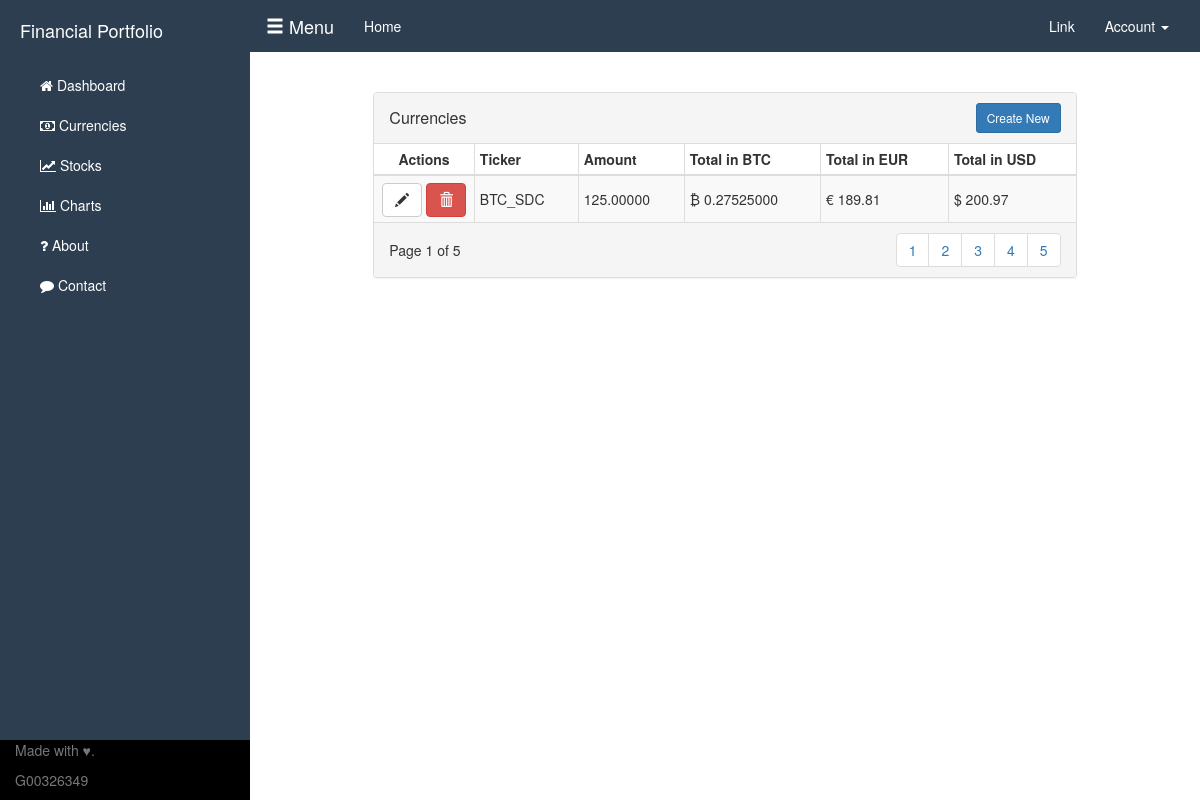
Page /currencies (signed in) on the committed database.
### altcoinapi.py (models this page shows)
class UserCurrency(db.Model, UserMixin):
    __tablename__ = "users_cur"
    trans_id = db.Column(db.Integer, primary_key=True, index=True)
    id=db.Column(db.Integer)
    amount = db.Column(db.Numeric())
    ticker = db.Column(db.String(255))
    priceInBTC = db.Column(db.Numeric())
    priceInUSD = db.Column(db.Numeric())
    priceInEUR = db.Column(db.Numeric())
    priceInCHY = db.Column(db.Numeric())
    last = db.Column(db.String(255))
    ask = db.Column(db.String(255))
    bid = db.Column(db.String(255))
    timestamp = db.Column(db.DateTime())
    index = index_property('id', 'index')

### altcoinapi.py (the view)
@app.route('/currencies')
@login_required
def currencies():
    Currencies = UserCurrency.query.filter_by(id=current_user.id).all()
    print(Currencies)
    return render_template("currencies.html", Currencies=Currencies)

### templates/currencies.html (shortened to what this page needs)
{% extends "index.html" %} {% block title %}Currencies{% endblock %} {% block head %} {{ super() }}
{% endblock %} {% block content %}
<div class="col-md-10 col-md-offset-1">
    <div class="panel panel-default panel-table">
        <div class="panel-heading">
            <div class="row">
                <div class="col col-xs-6">
                    <h3 class="panel-title">Currencies</h3>
                </div>
                <div class="col col-xs-6 text-right">
                    <button type="button" class="btn btn-sm btn-primary btn-create" data-toggle="modal" data-target="#myModal">Create New</button>
                </div>
            </div>
        </div>
        <div class="panel-body">
            <div id="no-more-tables">
                <table class="col-md-12 table-bordered table-striped table-condensed cf">
                    {% if Currencies|length
                    < 1 %} <thead>
                        <th>Looks like you dont have anything here! Click the button to add a new asset! &#9757;</th>
                        </thead>
                </table>
                {% else %}
                <thead class="cf">
                    <tr>
                        <th>Actions</th>
                        <th>Ticker</th>
                        <th class="numeric">Amount</th>
                        <th class="numeric">Total in BTC</th>
                        <th class="numeric">Total in EUR</th>
                        <th class="numeric">Total in USD</th>
                    </tr>
                </thead>
                <tbody>
                    {% for thing in Currencies %}
                    <tr>
                        <td align="center">
                            <a class="btn btn-default" ><span class="glyphicon glyphicon-pencil"> </span></a>
                            <a class="btn btn-danger" href=="{{url_for('deleteentry', ticker=thing.ticker)}}"><span class="glyphicon glyphicon-trash"></span></a>
                        </td>
                        <td data-title="Ticker">{{ thing.ticker }}</td>
                        <td data-title="Amount" class="numeric">{{'%0.5f'% thing.amount |float}}</td>
                        <td data-title="Total in BTC" class="numeric">&#8383; {{'%0.8f'% thing.priceInBTC }}</td>
                        <td data-title="Total in EUR" class="numeric">&#128; {{'%0.2f'% thing.priceInEUR| float }}</td>
                        <td data-title="Total in USD" class="numeric">&#36; {{'%0.2f'%thing.priceInUSD|float }}</td>
                    </tr>
                    {% endfor %}
                </tbody>
                {% endif %}
                </table>
            </div>
        </div>
        <div class="panel-footer">
            <div class="row">
                <div class="col col-xs-4">Page 1 of 5
                </div>
                <div class="col col-xs-8">
                    <ul class="pagination hidden-xs pull-right">
                        <li><a href="#">1</a></li>
                        <li><a href="#">2</a></li>
                        <li><a href="#">3</a></li>
                        <li><a href="#">4</a></li>
                        <li><a href="#">5</a></li>
                    </ul>
                </div>
            </div>
        </div>
    </div>
</div>
        {% endblock %}

### templates/index.html (shortened to what this page needs)
<!DOCTYPE html>
<html lang="en">
<head>
    {% block head %}
    <link href="static/css/bootstrap/bootstrap.min.css" rel="stylesheet">
    <link href="static/css/simple-sidebar.css" rel="stylesheet">
    <link href="https://maxcdn.bootstrapcdn.com/font-awesome/4.6.3/css/font-awesome.min.css" rel="stylesheet">
    {% endblock %}
</head>
<body>
    <div id="wrapper">
        <div id="sidebar-wrapper">
            <ul class="sidebar-nav">
                <li class="sidebar-brand">
                    <a href="#">
                        Financial Portfolio
                    </a>
                </li>
                <li>
                    <a href="/dashboard"><i class="fa fa-home" aria-hidden="true"></i>  Dashboard</a>
                </li>
                <li>
                    <a href="/currencies"><i class="fa fa-money"></i>   Currencies</a>
                </li>
                <li>
                    <a href="#"><i class="fa fa-line-chart" aria-hidden="true"></i>  Stocks</a>
                </li>
                <li>
                    <a href="/charts"><i class="fa fa-bar-chart" aria-hidden="true"></i>  Charts</a>
                </li>
                <li>
                    <a href="/about"><i class="fa fa-question" aria-hidden="true"></i>  About</a>
                </li>
                <li>
                    <a href="/contact"><i class="fa fa-comment" aria-hidden="true"></i>  Contact</a>
                </li>
            </ul>
            <footer class="footer">
                <div class="footer-container">
                    <p class="text-muted">Made with &#9829;.</p>
                    <p class="text-muted">G00326349</p>
                </div>
            </footer>
        </div>
        <nav class="navbar navbar-full">
            <div class="container-fluid">
                <div class="navbar-header">
                    <a class="navbar-brand" href="#menu-toggle" id="menu-toggle">
                        <span class="glyphicon glyphicon-menu-hamburger"></span> Menu
                    </a>
                </div>
                <div class="collapse navbar-collapse nav-text" id="bs-example-navbar-collapse-1">
                    <ul class="nav navbar-nav">
                        <li class=" text-secondary"><a href="/dashboard" id="demo">Home <span class="sr-only">(current)</span></a></li>
                    </ul>
                    <ul class="nav navbar-nav navbar-right">
                        <li><a href="#">Link</a></li>
                        <li class="dropdown">
                            <a href="#" class="dropdown-toggle" data-toggle="dropdown" role="button" aria-haspopup="true" aria-expanded="false">Account <span class="caret"></span></a>
                        </li>
                    </ul>
                </div>
            </div>
        </nav>
        <div id="page-content-wrapper">
            <div class="container-fluid">
                {% block content %}{% endblock %}
    </div>
</body>
</html>

### static/css/simple-sidebar.css (style rules this page uses)
body { overflow-x: hidden; }
#wrapper { padding-left: 0; -webkit-transition: all 0.5s ease; -moz-transition: all 0.5s ease; -o-transition: all 0.5s ease; transition: all 0.5s ease; }
#sidebar-wrapper { z-index: 1000; position: fixed; left: 250px; width: 0; height: 100%; margin-left: -250px; overflow-y: auto; background: #2c3e50; -webkit-transition: all 0.5s ease; -moz-transition: all 0.5s ease; -o-transition: all 0.5s ease; transition: all 0.5s ease; }
#page-content-wrapper { width: 100%; position: absolute; padding: 15px; }
#wrapper nav { border-radius: 0 !important; background-color: #2c3e50; }
#wrapper nav a { color: #ffffff; }
.sidebar-nav { position: absolute; top: 0; width: 250px; margin: 0; padding: 0; list-style: none; }
.sidebar-nav li { text-indent: 20px; line-height: 40px; }
.sidebar-nav li a { display: block; text-decoration: none; color: #ffffff; }
.sidebar-nav>.sidebar-brand { height: 65px; font-size: 18px; line-height: 60px; }
.sidebar-nav>.sidebar-brand a { color: #ffffff; }
.footer { position: absolute; bottom: 0; width: 100%; height: 60px; background: #000; }
.footer-container { width: auto; max-width: 680px; padding: 0 15px; }
@media (min-width:768px) { #wrapper { padding-left: 250px; } }
@media (min-width:768px) { #sidebar-wrapper { width: 250px; } }
@media (min-width:768px) { #page-content-wrapper { padding: 20px; position: relative; } }

### templates/currencies.html (style rules this page uses)
.panel-table .panel-body { padding: 0; }
.panel-table .panel-body .table-bordered { border-style: none; margin: 0; }
.panel-table .panel-body .table-bordered>thead>tr>th:first-of-type { text-align: center; width: 100px; }
.panel-table .panel-body .table-bordered>thead>tr>th:last-of-type, .panel-table .panel-body .table-bordered>tbody>tr>td:last-of-type { border-right: 0px; }
.panel-table .panel-body .table-bordered>thead>tr>th:first-of-type, .panel-table .panel-body .table-bordered>tbody>tr>td:first-of-type { border-left: 0px; }
.panel-table .panel-body .table-bordered>tbody>tr:first-of-type>td { border-bottom: 0px; }
.panel-table .panel-body .table-bordered>thead>tr:first-of-type>th { border-top: 0px; }
.panel-table .panel-footer .pagination { margin: 0; }
.panel-table .panel-footer .col { line-height: 34px; height: 34px; }
.panel-table .panel-heading .col h3 { line-height: 30px; height: 30px; }
.panel-table .panel-body .table-bordered>tbody>tr>td { line-height: 34px; }

### rows in the picture
UserCurrency: ticker "BTC_SDC", amount "125.00000", priceInBTC "0.27525000", priceInEUR "189.81", priceInUSD "200.97"
